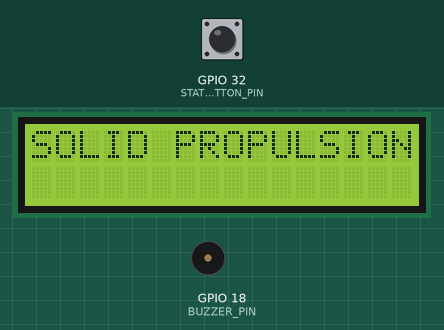
Bench run of a sketch on a simulated ESP32. On the bench: 16×2 character LCD, buzzer (waves = sounding). The test bench sets the inputs (shaded band); at power-on: GPIO 32 (STATUS_BUTTON_PIN) HIGH. What the sketch prints to the serial monitor is not drawn.

Above: at 1.6 s.
At 6.3 s:
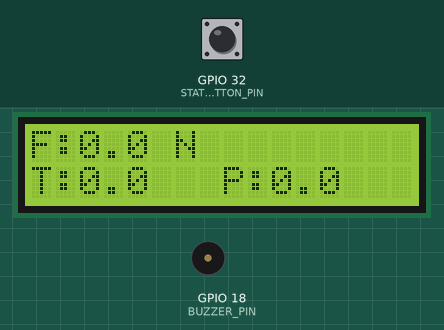
6.4 s: GPIO 32 (STATUS_BUTTON_PIN) pulled LOW for 0.15 s
At 9.8 s:
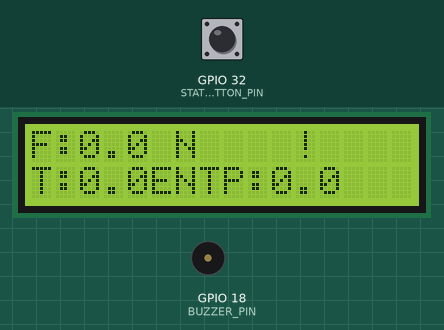
10.1 s: GPIO 32 (STATUS_BUTTON_PIN) pulled LOW for 1 s
At 11.6 s:
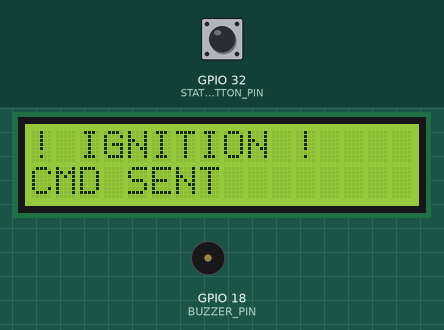
11.7 s: GPIO 32 (STATUS_BUTTON_PIN) pulled LOW for 3.2 s
Timing chart, 0 to 18.6 s (numbered marks = the images above; inputs shaded):
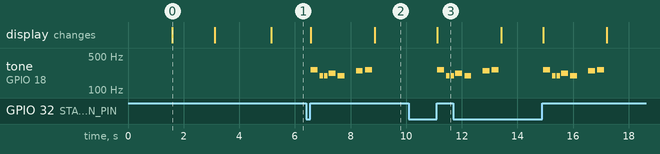

Measured:
- after the input at 6.4 s, tone on GPIO 18 (BUZZER_PIN): plays 262 Hz for 0.25 s, 196 Hz for 0.12 s, 196 Hz for 0.12 s, 220 Hz for 0.25 s, 196 Hz for 0.25 s, 247 Hz for 0.25 s … (7 notes in this stretch), starting after 0.17 s; the display: first changes after 0.17 s (image 2 shows a later state)
- after the input at 10.1 s, tone on GPIO 18 (BUZZER_PIN): plays 262 Hz for 0.25 s, 196 Hz for 0.12 s, 196 Hz for 0.09 s, starting after 1.0 s; the display: changes after 1.0 s (image 3)
- what the display in image 0 shows lasts 1.5 s, from 1.6 s to 3.1 s

The sketch:

main.ino
```cpp
/*
  Nakuja Project — Trigger Board Firmware

  Purpose:
  - Receive telemetry from the igniter board through ESP-NOW.
  - Parse igniter telemetry in CSV format: thrust,temp,pressure.
  - Convert telemetry into JSON for the web dashboard.
  - Create a Wi-Fi access point for dashboard connection.
  - Run a WebSocket server on port 81.
  - Send ignition command to the igniter board when the operator button is released.
  - Provide local feedback through LCD and buzzer.

  Dashboard JSON format:
  {
    "thrust": 12.8,
    "temp": 27.5,
    "pressure": 101.3,
    "ignition_armed": false,
    "event": "Telemetry update"
  }
*/

#include <Arduino.h>
#include <WiFi.h>
#include <esp_now.h>
#include <WebSocketsServer.h>
#include <ArduinoJson.h>
#include <LiquidCrystal_I2C.h>
#include "pitches.h"

// -----------------------------------------------------------------------------
// LCD Setup
// -----------------------------------------------------------------------------

const int LCD_COLUMNS = 16;
const int LCD_ROWS = 2;

LiquidCrystal_I2C lcd(0x3F, LCD_COLUMNS, LCD_ROWS);

// -----------------------------------------------------------------------------
// Pin Definitions
// -----------------------------------------------------------------------------

#define BUZZER_PIN 18
#define STATUS_BUTTON_PIN 32

// -----------------------------------------------------------------------------
// Button State
// -----------------------------------------------------------------------------

// INPUT_PULLUP logic:
// HIGH = button released
// LOW  = button pressed
bool buttonReleased = true;

// -----------------------------------------------------------------------------
// Melody Setup
// -----------------------------------------------------------------------------

int melody[] = {
  NOTE_C4, NOTE_G3, NOTE_G3, NOTE_A3,
  NOTE_G3, 0, NOTE_B3, NOTE_C4
};

int noteDurations[] = {
  4, 8, 8, 4,
  4, 4, 4, 4
};

const int MELODY_LENGTH = 8;

bool isPlayingMelody = false;
int currentNote = 0;
unsigned long noteStartTime = 0;

// -----------------------------------------------------------------------------
// Wi-Fi and WebSocket Setup
// -----------------------------------------------------------------------------

const char *WIFI_AP_SSID = "NAKUJA";
const char *WIFI_AP_PASSWORD = "12345678";

const uint16_t WEBSOCKET_PORT = 81;

WebSocketsServer webSocket = WebSocketsServer(WEBSOCKET_PORT);

// -----------------------------------------------------------------------------
// Telemetry Data
// -----------------------------------------------------------------------------

float thrustVal = 0.0;
float tempVal = 0.0;
float pressureVal = 0.0;

// ESP-NOW receive buffer.
// The callback copies received data here, then loop() processes it.
volatile bool newDataReady = false;
char packetBuffer[ESP_NOW_MAX_DATA_LEN + 1];

// -----------------------------------------------------------------------------
// Timing Variables
// -----------------------------------------------------------------------------

unsigned long lastLcdUpdate = 0;
const unsigned long LCD_UPDATE_INTERVAL_MS = 250;

// -----------------------------------------------------------------------------
// Function Prototypes
// -----------------------------------------------------------------------------

void receiveCallback(const esp_now_recv_info_t *recvInfo, const uint8_t *data, int dataLen);
void sentCallback(const wifi_tx_info_t *info, esp_now_send_status_t status);
void broadcastCommand(const String &message);
void onWebSocketEvent(uint8_t num, WStype_t type, uint8_t *payload, size_t length);
void updateLcdTelemetry();
void startIgnitionFeedback();
void updateMelody();

// -----------------------------------------------------------------------------
// ESP-NOW Receive Callback
// -----------------------------------------------------------------------------

void receiveCallback(const esp_now_recv_info_t *recvInfo, const uint8_t *data, int dataLen) {
  int msgLen = min(ESP_NOW_MAX_DATA_LEN, dataLen);

  strncpy(packetBuffer, (const char *)data, msgLen);
  packetBuffer[msgLen] = '\0';

  newDataReady = true;
}

// -----------------------------------------------------------------------------
// ESP-NOW Send Callback
// -----------------------------------------------------------------------------

void sentCallback(const wifi_tx_info_t *info, esp_now_send_status_t status) {
  // Kept silent to reduce serial overhead during high-rate telemetry.
}

// -----------------------------------------------------------------------------
// ESP-NOW Broadcast Command
// -----------------------------------------------------------------------------

void broadcastCommand(const String &message) {
  uint8_t broadcastAddress[] = {0xFF, 0xFF, 0xFF, 0xFF, 0xFF, 0xFF};

  esp_now_peer_info_t peerInfo = {};
  memcpy(peerInfo.peer_addr, broadcastAddress, 6);

  if (!esp_now_is_peer_exist(broadcastAddress)) {
    esp_now_add_peer(&peerInfo);
  }

  esp_now_send(broadcastAddress, (const uint8_t *)message.c_str(), message.length());
}

// -----------------------------------------------------------------------------
// WebSocket Event Handler
// -----------------------------------------------------------------------------

void onWebSocketEvent(uint8_t num, WStype_t type, uint8_t *payload, size_t length) {
  if (type == WStype_CONNECTED) {
    webSocket.sendTXT(num, "{\"status\":\"Connected to Trigger Board\"}");
  }
}

// -----------------------------------------------------------------------------
// Setup
// -----------------------------------------------------------------------------

void setup() {
  Serial.begin(115200);

  pinMode(STATUS_BUTTON_PIN, INPUT_PULLUP);
  pinMode(BUZZER_PIN, OUTPUT);

  // ---------------------------------------------------------------------------
  // LCD Startup Message
  // ---------------------------------------------------------------------------

  lcd.init();
  lcd.backlight();

  lcd.setCursor(0, 0);
  lcd.print("NAKUJA PROJECT");
  delay(1500);

  lcd.clear();
  lcd.print("SOLID PROPULSION");
  delay(1500);

  lcd.clear();

  // ---------------------------------------------------------------------------
  // Wi-Fi Access Point Setup
  // ---------------------------------------------------------------------------

  WiFi.mode(WIFI_AP_STA);
  WiFi.softAP(WIFI_AP_SSID, WIFI_AP_PASSWORD);

  IPAddress myIP = WiFi.softAPIP();

  Serial.print("Wi-Fi AP started. IP: ");
  Serial.println(myIP);

  lcd.setCursor(0, 0);
  lcd.print("AP: NAKUJA");
  lcd.setCursor(0, 1);
  lcd.print(myIP);
  delay(2000);
  lcd.clear();

  // ---------------------------------------------------------------------------
  // ESP-NOW Setup
  // ---------------------------------------------------------------------------

  if (esp_now_init() != ESP_OK) {
    Serial.println("ESP-NOW initialization failed. Restarting...");
    ESP.restart();
  }

  esp_now_register_recv_cb(receiveCallback);
  esp_now_register_send_cb(sentCallback);

  // ---------------------------------------------------------------------------
  // WebSocket Setup
  // ---------------------------------------------------------------------------

  webSocket.begin();
  webSocket.onEvent(onWebSocketEvent);

  Serial.println("Trigger Board ready.");
}

// -----------------------------------------------------------------------------
// Main Loop
// -----------------------------------------------------------------------------

void loop() {
  webSocket.loop();

  // ---------------------------------------------------------------------------
  // 1. Process Telemetry from Igniter Board
  // ---------------------------------------------------------------------------

  if (newDataReady) {
    newDataReady = false;

    String dataString = String(packetBuffer);

    int firstComma = dataString.indexOf(',');
    int secondComma = dataString.indexOf(',', firstComma + 1);

    if (firstComma != -1 && secondComma != -1) {
      // Igniter telemetry format: thrust,temp,pressure
      thrustVal = dataString.substring(0, firstComma).toFloat();
      tempVal = dataString.substring(firstComma + 1, secondComma).toFloat();
      pressureVal = dataString.substring(secondComma + 1).toFloat();

      StaticJsonDocument<200> doc;

      doc["thrust"] = thrustVal;
      doc["temp"] = tempVal;
      doc["pressure"] = pressureVal;
      doc["ignition_armed"] = false;

      String jsonData;
      serializeJson(doc, jsonData);

      webSocket.broadcastTXT(jsonData);
    }
  }

  // ---------------------------------------------------------------------------
  // 2. LCD Telemetry Update
  // ---------------------------------------------------------------------------

  if (!isPlayingMelody && (millis() - lastLcdUpdate > LCD_UPDATE_INTERVAL_MS)) {
    updateLcdTelemetry();
    lastLcdUpdate = millis();
  }

  // ---------------------------------------------------------------------------
  // 3. Button Logic — Send Ignition Command on Release
  // ---------------------------------------------------------------------------

  if (digitalRead(STATUS_BUTTON_PIN) == HIGH) {
    // Button is released.
    if (!buttonReleased) {
      buttonReleased = true;

      broadcastCommand("on");

      Serial.println("Ignition command sent.");

      StaticJsonDocument<120> eventDoc;
      eventDoc["event"] = "Ignition command sent from trigger board";
      eventDoc["ignition_armed"] = true;

      String eventJson;
      serializeJson(eventDoc, eventJson);
      webSocket.broadcastTXT(eventJson);

      startIgnitionFeedback();
    }
  } else {
    // Button is pressed.
    buttonReleased = false;
  }

  // ---------------------------------------------------------------------------
  // 4. Non-Blocking Melody Player
  // ---------------------------------------------------------------------------

  updateMelody();
}

// -----------------------------------------------------------------------------
// LCD Helper
// -----------------------------------------------------------------------------

void updateLcdTelemetry() {
  lcd.setCursor(0, 0);
  lcd.print("F:");
  lcd.print(thrustVal, 1);
  lcd.print(" N    ");

  lcd.setCursor(0, 1);
  lcd.print("T:");
  lcd.print(tempVal, 1);

  lcd.setCursor(8, 1);
  lcd.print("P:");
  lcd.print(pressureVal, 1);
  lcd.print("  ");
}

// -----------------------------------------------------------------------------
// Ignition Feedback Helper
// -----------------------------------------------------------------------------

void startIgnitionFeedback() {
  lcd.clear();
  lcd.setCursor(0, 0);
  lcd.print("! IGNITION !");
  lcd.setCursor(0, 1);
  lcd.print("CMD SENT");

  isPlayingMelody = true;
  currentNote = 0;

  int duration = 1000 / noteDurations[currentNote];
  tone(BUZZER_PIN, melody[currentNote], duration);

  noteStartTime = millis();
}

// -----------------------------------------------------------------------------
// Melody Helper
// -----------------------------------------------------------------------------

void updateMelody() {
  if (!isPlayingMelody) {
    return;
  }

  int noteDuration = 1000 / noteDurations[currentNote];
  unsigned long pauseBetweenNotes = noteDuration * 1.3;

  if (millis() - noteStartTime >= pauseBetweenNotes) {
    currentNote++;

    if (currentNote >= MELODY_LENGTH) {
      isPlayingMelody = false;
      noTone(BUZZER_PIN);
    } else {
      int nextDuration = 1000 / noteDurations[currentNote];
      tone(BUZZER_PIN, melody[currentNote], nextDuration);
      noteStartTime = millis();
    }
  }
}
```

pitches.h
```cpp
#ifndef PITCHES_H
#define PITCHES_H

/*************************************************

* Public Constants
*
* Note frequency definitions for buzzer melodies.
  *************************************************/

#define NOTE_B0  31
#define NOTE_C1  33
#define NOTE_CS1 35
#define NOTE_D1  37
#define NOTE_DS1 39
#define NOTE_E1  41
#define NOTE_F1  44
#define NOTE_FS1 46
#define NOTE_G1  49
#define NOTE_GS1 52
#define NOTE_A1  55
#define NOTE_AS1 58
#define NOTE_B1  62
#define NOTE_C2  65
#define NOTE_CS2 69
#define NOTE_D2  73
#define NOTE_DS2 78
#define NOTE_E2  82
#define NOTE_F2  87
#define NOTE_FS2 93
#define NOTE_G2  98
#define NOTE_GS2 104
#define NOTE_A2  110
#define NOTE_AS2 117
#define NOTE_B2  123
#define NOTE_C3  131
#define NOTE_CS3 139
#define NOTE_D3  147
#define NOTE_DS3 156
#define NOTE_E3  165
#define NOTE_F3  175
#define NOTE_FS3 185
#define NOTE_G3  196
#define NOTE_GS3 208
#define NOTE_A3  220
#define NOTE_AS3 233
#define NOTE_B3  247
#define NOTE_C4  262
#define NOTE_CS4 277
#define NOTE_D4  294
#define NOTE_DS4 311
#define NOTE_E4  330
#define NOTE_F4  349
#define NOTE_FS4 370
#define NOTE_G4  392
#define NOTE_GS4 415
#define NOTE_A4  440
#define NOTE_AS4 466
#define NOTE_B4  494
#define NOTE_C5  523
#define NOTE_CS5 554
#define NOTE_D5  587
#define NOTE_DS5 622
#define NOTE_E5  659
#define NOTE_F5  698
#define NOTE_FS5 740
#define NOTE_G5  784
#define NOTE_GS5 831
#define NOTE_A5  880
#define NOTE_AS5 932
#define NOTE_B5  988
#define NOTE_C6  1047
#define NOTE_CS6 1109
#define NOTE_D6  1175
#define NOTE_DS6 1245
#define NOTE_E6  1319
#define NOTE_F6  1397
#define NOTE_FS6 1480
#define NOTE_G6  1568
#define NOTE_GS6 1661
#define NOTE_A6  1760
#define NOTE_AS6 1865
#define NOTE_B6  1976
#define NOTE_C7  2093
#define NOTE_CS7 2217
#define NOTE_D7  2349
#define NOTE_DS7 2489
#define NOTE_E7  2637
#define NOTE_F7  2794
#define NOTE_FS7 2960
#define NOTE_G7  3136
#define NOTE_GS7 3322
#define NOTE_A7  3520
#define NOTE_AS7 3729
#define NOTE_B7  3951
#define NOTE_C8  4186
#define NOTE_CS8 4435
#define NOTE_D8  4699
#define NOTE_DS8 4978

#endif
```
